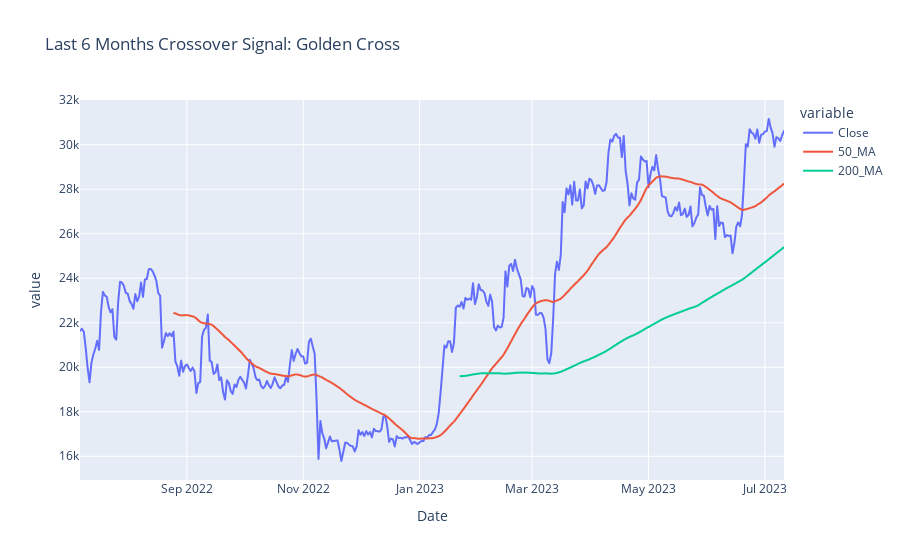

Write notebook code for a chart like this one.
### Code cell
agent_executor.invoke('what is the current crossover signal for a last 6 month (e.g., a golden cross or death cross)? and plot using plotly')

### Figure 1 — Plotly figure (JSON) as saved in the notebook; plotly's stock layout.template omitted (floating-point values rounded to 4 significant figures; data arrays with more than 128 entries replaced by an {"elided": "..."} marker saying what was removed)
{"data": [{"hovertemplate": "variable=Close<br>Date=%{x}<br>value=%{y}<extra></extra>", "legendgroup": "Close", "line": {"color": "#636efa", "dash": "solid"}, "marker": {"symbol": "circle"}, "mode": "lines", "name": "Close", "showlegend": true, "type": "scattergl", "x": {"elided": "370 str values"}, "xaxis": "x", "y": {"elided": "370 float values"}, "yaxis": "y"}, {"hovertemplate": "variable=50_MA<br>Date=%{x}<br>value=%{y}<extra></extra>", "legendgroup": "50_MA", "line": {"color": "#EF553B", "dash": "solid"}, "marker": {"symbol": "circle"}, "mode": "lines", "name": "50_MA", "showlegend": true, "type": "scattergl", "x": {"elided": "370 str values"}, "xaxis": "x", "y": {"elided": "370 float values"}, "yaxis": "y"}, {"hovertemplate": "variable=200_MA<br>Date=%{x}<br>value=%{y}<extra></extra>", "legendgroup": "200_MA", "line": {"color": "#00cc96", "dash": "solid"}, "marker": {"symbol": "circle"}, "mode": "lines", "name": "200_MA", "showlegend": true, "type": "scattergl", "x": {"elided": "370 str values"}, "xaxis": "x", "y": {"elided": "370 float values"}, "yaxis": "y"}], "layout": {"legend": {"title": {"text": "variable"}, "tracegroupgap": 0}, "title": {"text": "Last 6 Months Crossover Signal: Golden Cross"}, "xaxis": {"anchor": "y", "domain": [0, 1], "title": {"text": "Date"}}, "yaxis": {"anchor": "x", "domain": [0, 1], "title": {"text": "value"}}}}
